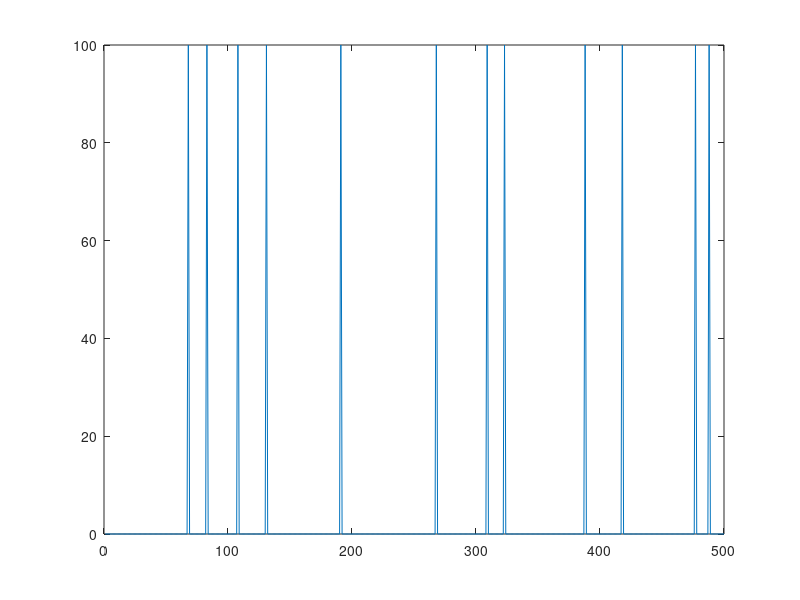

The MATLAB script that drew this image: (Note: this script raises an error after producing the figure.)
% Hodgkin-Huxley demo
% The script first simulates the response of a Hodgkin-Huxley (HH)
% neuron to spiky input current. It then inverts a HH-neuron model,
% without the input current info. Practically speaking, this means
% deconvolving the HH-neuron response to estimate its input.
% [see demo_fitzhugh.m]

clear variables
close all

% Choose basic settings for simulations
n_t             = 5e2;
decim           = 2;
deltat          = 7e-2/decim;         % 10Hz sampling rate
f_fname         = @f_HH;
g_fname         = @g_Id;

% Input to the HH system
u       = 1e2*(randn(1,n_t)>2);
% u = 5e1*randn(1,n_t);
figure,plot(u)


% Build priors for model inversion
priors.muX0 = [0;0;-2.8843;-0.7645];
priors.SigmaX0 = 1e0*eye(4);
priors.muTheta = [1;0*ones(4,1)];
priors.SigmaTheta = 1e0*eye(5);
priors.SigmaTheta(2,2) = 0;
priors.a_alpha      = 1e0;
priors.b_alpha      = 1e0;
priors.a_sigma      = 1e0;
priors.b_sigma      = 1e0;
for t = 1:n_t
    dq              = 1e4*ones(4,1);
    dq(1)           = 1e-2;
    priors.iQx{t}   = diag(dq);
end

% Build options structure for temporal integration of SDE
inF.delta_t     = deltat;
inF.a           = 0.5;
inG.ind         = 1;
options.priors = priors;
options.backwardLag = 2;
options.inF     = inF;
options.inG     = inG;

options.decim   = decim;
dim.n_theta         = 5;
dim.n_phi           = 0;
dim.n               = 4;

% Build time series of hidden states and observations
alpha   = Inf;
sigma   = 1e1;
theta   = [1;0;0*randn(3,1)];
phi     = [];
x0 = [0;0;-2.8843;-0.7645];
[y,x,x0,eta,e] = simulateNLSS(n_t,f_fname,g_fname,theta,phi,u,alpha,sigma,options,x0);

% display time series of hidden states and observations
displaySimulations(y,x,eta,e)



% Call inversion routine
[posterior,out] = VBA_NLStateSpaceModel(y,zeros(1,n_t),f_fname,g_fname,dim,options);


%------------ Display results ------------------%
displayResults(posterior,out,y,x,x0,theta,phi,alpha,sigma);



